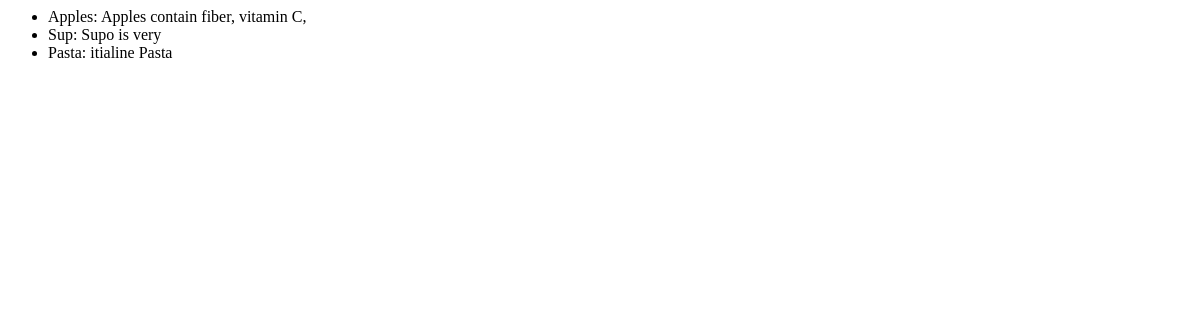
Page /detail/10/ on the earlier database version.
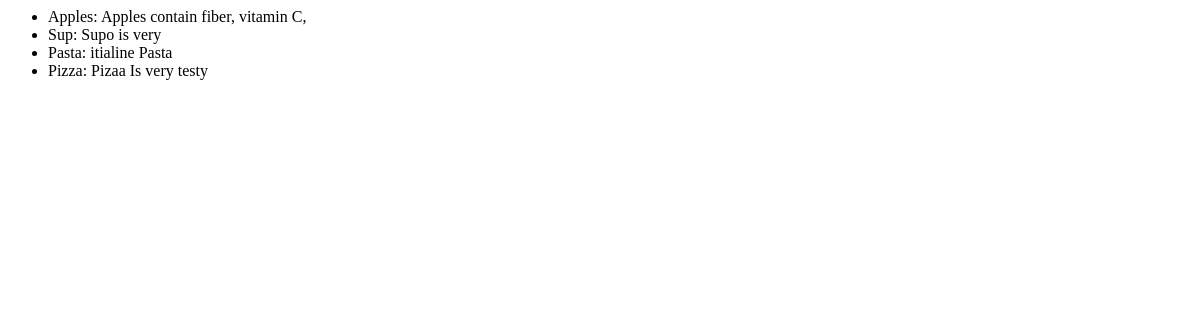
Same page on the later database version.
### FoodApp/models.py (models this page shows, shortened)
class Item(models.Model):
    user_name = models.ForeignKey(User, on_delete=models.CASCADE, default=1)
    name = models.CharField(max_length=100)
    description = models.TextField()
    price = models.DecimalField(max_digits=10, decimal_places=2)
    image = models.ImageField(upload_to='images/', null=True, blank=True)  # Correct field name here

### FoodApp/views.py (the view)
# urls.py: path('detail/<int:item_id>/', views.detail, name='detail'),
def detail(request, item_id):
    item = get_object_or_404(Item, pk=item_id)  # Safer approach for item lookup
    query = request.GET.get('q')
    if query:
        items = Item.objects.filter(
            Q(name__icontains=query) | Q(description__icontains=query)
        )
    else:
        items = Item.objects.all()
    return render(request, 'detail.html', {'item': item, 'items': items})  # Fixed context keys

### templates/detail.html
{% if items %}
    <ul>
        {% for item in items %}
            <li>{{ item.name }}: {{ item.description }}</li>
        {% endfor %}
    </ul>
{% else %}
    <p>No items found.</p>
{% endif %}

Differences in the rows shown:
added Item: name "Pizza", description "Pizaa Is very testy"
